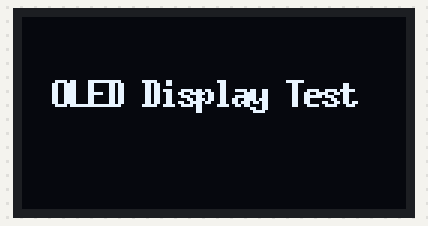
Bench run of a sketch on a simulated Arduino Uno, built with avr-gcc and run on an emulated ATmega328P. On the bench: 128×64 one-colour display.

Above: at 0.2 s.

The sketch:

01_OLED_TEST.ino
```cpp
/* =============================================================================
   OLED TEST
   Hardware: 1.3" SH1106 128x64 OLED (I2C)
   Purpose : Verify the OLED display connection and basic text rendering.
   =============================================================================
*/

#include <U8glib.h>

U8GLIB_SH1106_128X64 u8g(U8G_I2C_OPT_NONE);

void setup() {
  // No special setup needed for U8glib
}

void loop() {
  // Draw text on the OLED
  u8g.firstPage();
  do {
    u8g.setFont(u8g_font_6x13B);
    u8g.drawStr(10, 30, "OLED Display Test");
  } while (u8g.nextPage());

  delay(1000);
}
```
